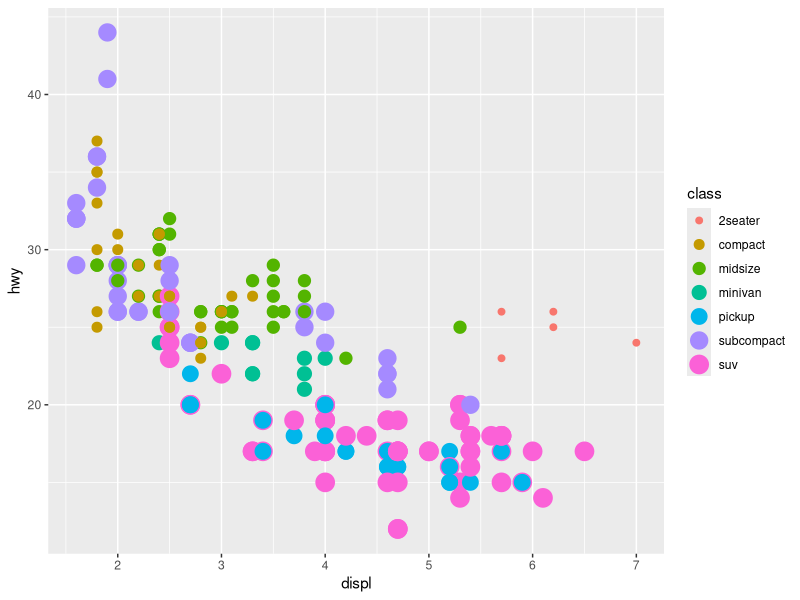
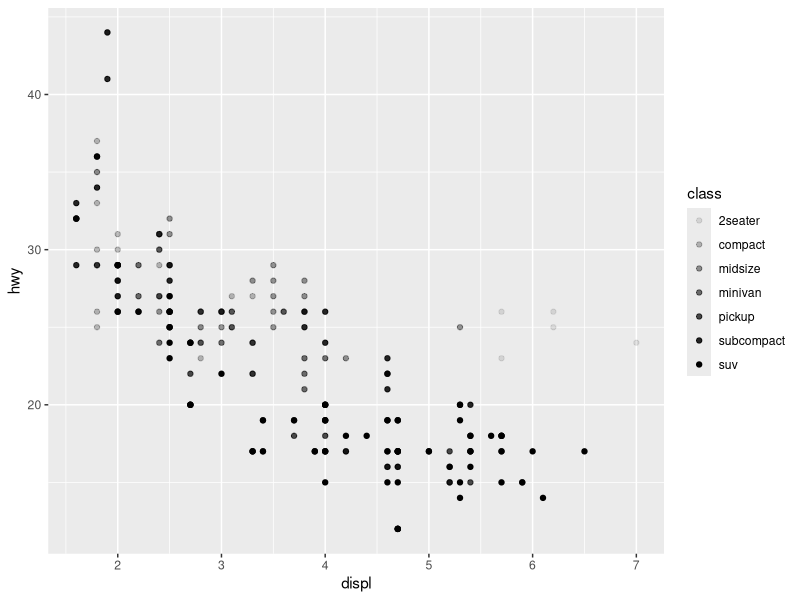
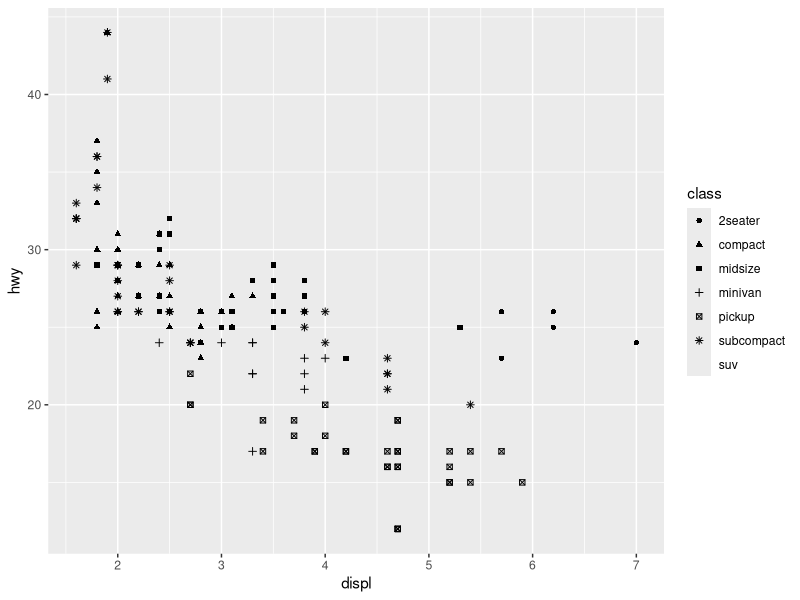
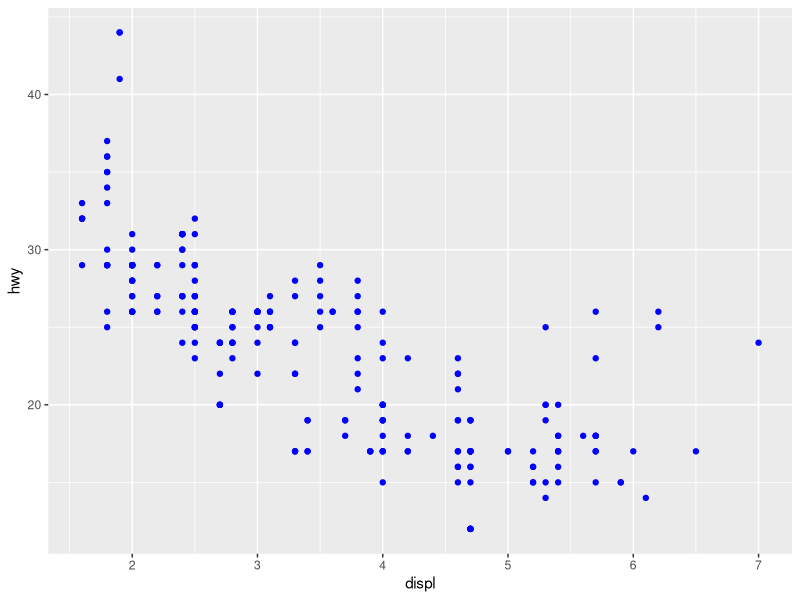

These charts were generated, in order, by the following R code:
## ---- chunk 1
knitr::opts_chunk$set(echo = TRUE)
## ---- chunk 2
library(tidyverse)

# ggplot creates a coordinate system that you can add layers to
ggplot(data = mpg) +
    # geom_point is a layer on top of the coordinate system
    # each layer takes a mapping argument
    # mapping: how are visual objects mapped on the coordinate system
    # color asthetic can be written as colour as well (Wickham style, British)
    geom_point(mapping = aes(x = displ, y = hwy, color = class, size = class))

# alpha for class
ggplot(data = mpg) +
    geom_point(mapping = aes(x = displ, y = hwy, alpha = class))

# shape for class
ggplot(data = mpg) +
    geom_point(mapping = aes(x = displ, y = hwy, shape = class))

# we can select aesthetics properties manually
# Here, the color doesn’t convey information about a variable
# but only changes the appearance of the plot
# otherwise aes() function gathers together each of the aesthetic mappings 
# used by a layer and passes them to the layer’s mapping argument
ggplot(data = mpg) +
    geom_point(mapping = aes(x = displ, y = hwy), color = "blue")

